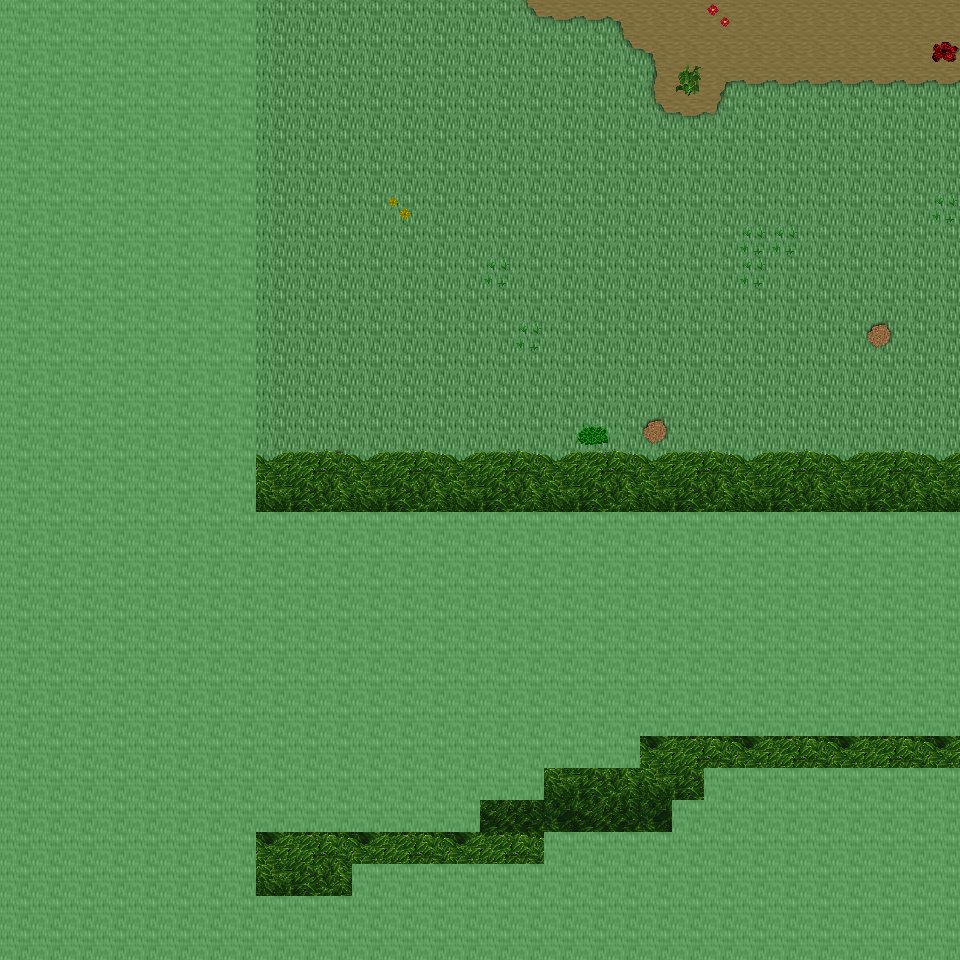

The image is a tile-based game level rendered from a .tmx file. Its description and source (layers, tilesets, objects; grid data summarised) follow:
An orthogonal 30x30 tile map with 32x32 px tiles, 6 tile layers (Ground, Object, Object2, Above, ...), 34 tilesets and 1 object (mapExit).

<map version="1.0" orientation="orthogonal" renderorder="right-down" width="30" height="30" tilewidth="32" tileheight="32" nextobjectid="2">
  <tileset firstgid="1" name="tileset_ground_ground" tilewidth="32" tileheight="32" tilecount="33" columns="3">
    <image source="../drawable/tileset_ground_ground.png" width="96" height="352" />
  </tileset>
  <tileset firstgid="34" name="tileset_ground_grass_edges" tilewidth="32" tileheight="32" tilecount="36" columns="12">
    <image source="../drawable/tileset_ground_grass_edges.png" width="384" height="96" />
  </tileset>
  <tileset firstgid="70" name="tileset_ground_earth_edges" tilewidth="32" tileheight="32" tilecount="18" columns="6">
    <image source="../drawable/tileset_ground_earth_edges.png" width="192" height="96" />
  </tileset>
  <tileset firstgid="88" name="tileset_ground_grass_corners" tilewidth="32" tileheight="32" tilecount="24" columns="6">
    <image source="../drawable/tileset_ground_grass_corners.png" width="192" height="128" />
  </tileset>
  <tileset firstgid="112" name="tileset_plant_grasses" tilewidth="32" tileheight="32" tilecount="6" columns="3">
    <image source="../drawable/tileset_plant_grasses.png" width="96" height="64" />
  </tileset>
  <tileset firstgid="118" name="tileset_plant_flower_daisy_blue" tilewidth="32" tileheight="32" tilecount="8" columns="2">
    <image source="../drawable/tileset_plant_flower_daisy_blue.png" width="64" height="128" />
  </tileset>
  <tileset firstgid="126" name="tileset_plant_flower_daisy_yellow" tilewidth="32" tileheight="32" tilecount="8" columns="2">
    <image source="../drawable/tileset_plant_flower_daisy_yellow.png" width="64" height="128" />
  </tileset>
  <tileset firstgid="134" name="tileset_plant_bush_bushes" tilewidth="32" tileheight="32" tilecount="10" columns="5">
    <image source="../drawable/tileset_plant_bush_bushes.png" width="160" height="64" />
  </tileset>
  <tileset firstgid="144" name="tileset_plant_flower_daisy_red" tilewidth="32" tileheight="32" tilecount="8" columns="2">
    <image source="../drawable/tileset_plant_flower_daisy_red.png" width="64" height="128" />
  </tileset>
  <tileset firstgid="152" name="tileset_plant_flower_daisy_white" tilewidth="32" tileheight="32" tilecount="8" columns="2">
    <image source="../drawable/tileset_plant_flower_daisy_white.png" width="64" height="128" />
  </tileset>
  <tileset firstgid="160" name="tileset_logic_collision" tilewidth="32" tileheight="32" tilecount="1" columns="1">
    <image source="../drawable/tileset_logic_collision.png" width="32" height="32" />
  </tileset>
  <tileset firstgid="161" name="tileset_plant_stump_stump_brown" tilewidth="32" tileheight="32" tilecount="4" columns="2">
    <image source="../drawable/tileset_plant_stump_stump_brown.png" width="64" height="64" />
  </tileset>
  <tileset firstgid="165" name="tileset_plant_tree_tree_green" tilewidth="32" tileheight="32" tilecount="88" columns="8">
    <image source="../drawable/tileset_plant_tree_tree_green.png" width="256" height="352" />
  </tileset>
  <tileset firstgid="253" name="tileset_logic_item_resources" tilewidth="32" tileheight="32" tilecount="6" columns="6">
    <image source="../drawable/tileset_logic_item_resources.png" width="192" height="32" />
  </tileset>
  <tileset firstgid="259" name="tileset_logic_item_mushroom" tilewidth="32" tileheight="32" tilecount="6" columns="6">
    <image source="../drawable/tileset_logic_item_mushroom.png" width="192" height="32" />
  </tileset>
  <tileset firstgid="265" name="tileset_object_tent" tilewidth="32" tileheight="32" tilecount="9" columns="3">
    <image source="../drawable/tileset_object_tent.png" width="96" height="96" />
  </tileset>
  <tileset firstgid="274" name="tileset_logic_creature_albino_elf" tilewidth="32" tileheight="32" tilecount="5" columns="5">
    <image source="../drawable/tileset_logic_creature_albino_elf.png" width="160" height="32" />
  </tileset>
  <tileset firstgid="279" name="tileset_ground_ladder_vertical_dark" tilewidth="32" tileheight="32" tilecount="3" columns="3">
    <image source="../drawable/tileset_ground_ladder_vertical_dark.png" width="96" height="32" />
  </tileset>
  <tileset firstgid="282" name="tileset_ground_ladder_horizontal_dark" tilewidth="32" tileheight="32" tilecount="3" columns="1">
    <image source="../drawable/tileset_ground_ladder_horizontal_dark.png" width="32" height="96" />
  </tileset>
  <tileset firstgid="285" name="tileset_furniture_light_flames" tilewidth="32" tileheight="32" tilecount="6" columns="6">
    <image source="../drawable/tileset_furniture_light_flames.png" width="192" height="32" />
  </tileset>
  <tileset firstgid="291" name="tileset_furniture_table_tree_stump_table" tilewidth="32" tileheight="32" tilecount="4" columns="2">
    <image source="../drawable/tileset_furniture_table_tree_stump_table.png" width="64" height="64" />
  </tileset>
  <tileset firstgid="295" name="tileset_furniture_chair_stool" tilewidth="32" tileheight="32" tilecount="1" columns="1">
    <image source="../drawable/tileset_furniture_chair_stool.png" width="32" height="32" />
  </tileset>
  <tileset firstgid="296" name="tileset_logic_creature_ent" tilewidth="32" tileheight="32" tilecount="4" columns="4">
    <image source="../drawable/tileset_logic_creature_ent.png" width="128" height="32" />
  </tileset>
  <tileset firstgid="300" name="tileset_logic_creature_animal" tilewidth="32" tileheight="32" tilecount="32" columns="8">
    <image source="../drawable/tileset_logic_creature_animal.png" width="256" height="128" />
  </tileset>
  <tileset firstgid="332" name="tileset_logic_portal" tilewidth="32" tileheight="32" tilecount="24" columns="8">
    <image source="../drawable/tileset_logic_portal.png" width="256" height="96" />
  </tileset>
  <tileset firstgid="356" name="tileset_logic_item_herb" tilewidth="32" tileheight="32" tilecount="5" columns="5">
    <image source="../drawable/tileset_logic_item_herb.png" width="160" height="32" />
  </tileset>
  <tileset firstgid="361" name="tileset_ground_pothole" tilewidth="32" tileheight="32" tilecount="4" columns="4">
    <image source="../drawable/tileset_ground_pothole.png" width="128" height="32" />
  </tileset>
  <tileset firstgid="365" name="tileset_logic_creature_elemental" tilewidth="32" tileheight="32" tilecount="16" columns="8">
    <image source="../drawable/tileset_logic_creature_elemental.png" width="256" height="64" />
  </tileset>
  <tileset firstgid="381" name="tileset_plant_bush_bush_pinks" tilewidth="32" tileheight="32" tilecount="4" columns="2">
    <image source="../drawable/tileset_plant_bush_bush_pinks.png" width="64" height="64" />
  </tileset>
  <tileset firstgid="385" name="tileset_light_door_light" tilewidth="32" tileheight="32" tilecount="12" columns="3">
    <image source="../drawable/tileset_light_door_light.png" width="96" height="128" />
  </tileset>
  <tileset firstgid="397" name="tileset_light_dim_light_7x5" tilewidth="32" tileheight="32" tilecount="35" columns="7">
    <image source="../drawable/tileset_light_dim_light_7x5.png" width="224" height="160" />
  </tileset>
  <tileset firstgid="432" name="tileset_light_light_5x5" tilewidth="32" tileheight="32" tilecount="25" columns="5">
    <image source="../drawable/tileset_light_light_5x5.png" width="160" height="160" />
  </tileset>
  <tileset firstgid="457" name="tileset_furniture_light_roots_lamp" tilewidth="32" tileheight="32" tilecount="6" columns="2">
    <image source="../drawable/tileset_furniture_light_roots_lamp.png" width="64" height="96" />
  </tileset>
  <tileset firstgid="463" name="tileset_building_huts" tilewidth="32" tileheight="32" tilecount="338" columns="26">
    <image source="../drawable/tileset_building_huts.png" width="832" height="416" />
  </tileset>
  <layer name="Ground" width="30" height="30">
    <data>[900 cells, 900 non-empty, 4 distinct tile ids]</data>
  </layer>
  <layer name="Object" width="30" height="30">
    <data>[900 cells, 29 non-empty, 12 distinct tile ids]</data>
  </layer>
  <layer name="Object2" width="30" height="30">
    <data>[900 cells, 0 non-empty, 0 distinct tile ids]</data>
  </layer>
  <layer name="Above" width="30" height="30">
    <data>[900 cells, 592 non-empty, 12 distinct tile ids]</data>
  </layer>
  <layer name="Above2" width="30" height="30">
    <data>[900 cells, 0 non-empty, 0 distinct tile ids]</data>
  </layer>
  <layer name="Walkable" width="30" height="30">
    <data>[900 cells, 515 non-empty, 1 distinct tile ids]</data>
  </layer>
  <objectgroup name="MapEvents">
    <object id="1" name="north" type="mapExit" x="256" y="0" width="704" height="32">
      <properties>
        <property name="map" value="level_0_x123_y130" />
        <property name="x" value="8" />
        <property name="y" value="28" />
      </properties>
    </object>
  </objectgroup>
</map>
